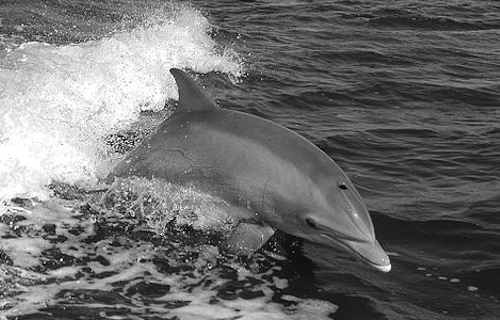
#> input picture Lesson2/Dolphin.png, 500 x 320 px
$ python BasicImageOperation.py
#> lines starting #> are read from the running program, lines starting #| are printed output that depends on the picture; after the words box and inside, x2 and y2 are one past the last pixel; in counts of white or black regions, pixels touching at a corner belong together
#%%

import numpy as np
import cv2
from matplotlib import pyplot as plt

#img  = cv2.imread('MB.jpg',1)
#img  = cv2.imread('plain.jpg')
#img = cv2.imread('Red.jpg')
img = cv2.imread('Dolphin.png',1)
#> img is the input picture: shape (320, 500, 3); min 0, max 255, mean 109.1
# print(img.shape[:2])
# print(img[100:103,200:203])
cv2.line(img,(0,100),(img.shape[1],img.shape[0]),(0,255,0))
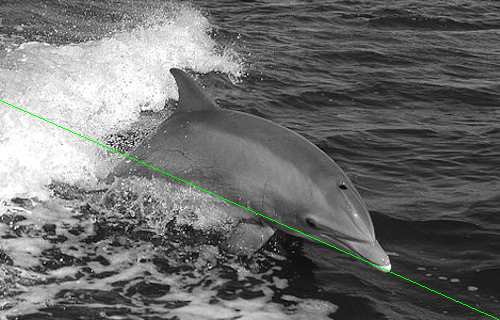
#> img: shape (320, 500, 3); 0.31% of pixels changed, all inside (x1, y1, x2, y2) = (0, 100, 499, 320)
# BGR
cv2.imshow('Image',img)
plt.plot(img[50,:])
plt.ylabel('Gray Values')
plt.show()
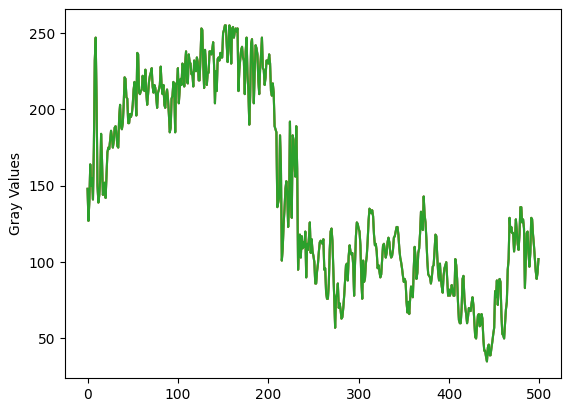
#> figure drawn by matplotlib, 1 panel; curve peaks at x = 152, y = 255; curve peaks at x = 152, y = 255; curve peaks at x = 152, y = 255
#plt.hist(img.ravel(),256,[0,256]);plt.show();


cv2.waitKey(0)
cv2.destroyAllWindows()

#Side Notes
#img.shape[:2] gives height,width
#BGR notation
# waitKey(time) else if 0 the it waits indefinitely
#destroyWindow(name) destroy only the frame with name
#imread : flags -- >0 3channel color image
#                  =0 Gray scale
#                  <0 Load image as is with Alpha Channel
